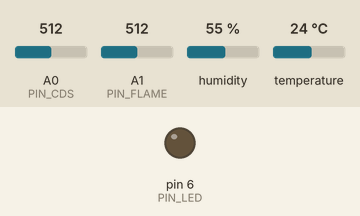
The sketch below on a simulated Arduino Uno, built with avr-gcc and run on an emulated ATmega328P. Shown: output pins drawn as LEDs (lit = HIGH). Inputs (shaded band) come from the test bench; at power-on: A1 (PIN_FLAME) = 512, A0 (PIN_CDS) = 512, humidity 55 %, temperature 24 °C. The modem accepts every AT command (registered, SIM ready, sends succeed) and sends nothing else; what the sketch prints to the serial monitor is not drawn.

Above: at 10.1 s.
10.2 s: A1 (PIN_FLAME) set to 56
20.3 s: A1 (PIN_FLAME) set to 48
21.8 s: A1 (PIN_FLAME) set to 306
At 25.67 s:
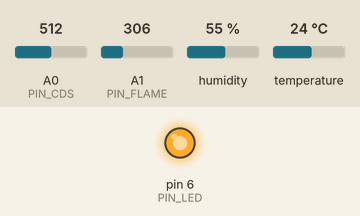
Timing chart, 0 to 38.3 s (numbered marks = the images above; inputs shaded):
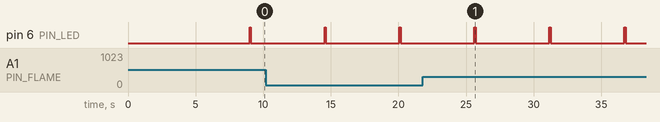

Measured:
- after the input at 20.3 s, every drawn part: stays the same
- after the input at 21.8 s, pin 6 (PIN_LED): alternates HIGH for 0.10 s and LOW for 5.4 s, starting after 3.8 s
- by itself, pin 6 (PIN_LED): alternates HIGH for 0.10 s and LOW for 5.4 s

The sketch:

arduino_pj.ino
```cpp
/*
 * SmartFarm Arduino Client v2
 * - ID: 5  (idpasswd.txt 기준)
 * - 기존 iot_server.c 프로토콜 사용
 *
 * 통신 프로토콜:
 *   로그인:   [5:PASSWD]
 *   센서전송: [KJH_SQL]SENSOR@조도@온도@습도@불꽃
 *   서버응답: [5]New connected! ...
 *
 * 핀 연결:
 *   ESP-01 TX  → D2 (SoftwareSerial RX)
 *   ESP-01 RX  → D3 (SoftwareSerial TX, 분압회로)
 *   ESP-01 VCC → 3.3V
 *   ESP-01 GND → GND
 *   DHT11      → D4
 *   불꽃센서   → D5 (DO, LOW=감지)
 *   LED        → D6
 *   CDS        → A0
 */

#include <SoftwareSerial.h>
#include <DHT.h>

/* ─── 수정 필요 ─── */
#define SERVER_IP    "10.10.16.65"   /* 라즈베리파이 IP */
#define SERVER_PORT  9000
#define WIFI_SSID    "KCCI601"
#define WIFI_PASS    "@kcci601@"

/* ─── 고정 설정 ─── */
#define MY_ID        "5"
#define MY_PASS      "PASSWD"
#define TARGET_SQL   "KJH_SQL"       /* sensor_device 클라이언트 ID */

#define PIN_ESP_RX   2
#define PIN_ESP_TX   3
#define PIN_DHT      4
#define PIN_FLAME    A1
#define PIN_LED      6
#define PIN_CDS      A0

#define DHT_TYPE     DHT11
#define SEND_MS      5000

/* ─── 객체 ─── */
SoftwareSerial espSerial(PIN_ESP_RX, PIN_ESP_TX);
DHT dht(PIN_DHT, DHT_TYPE);

/* ─── 전역 ─── */
static bool     g_wifi_ok   = false;
static bool     g_tcp_ok    = false;
static uint32_t g_last_send = 0;

/* ════════════════════════════════
 *  AT 헬퍼
 * ════════════════════════════════ */
static bool at_wait(const char *expect, uint32_t ms)
{
    String resp = "";
    uint32_t start = millis();
    while (millis() - start < ms) {
        if (espSerial.available()) {
            char c = espSerial.read();
            resp += c;
            if (resp.indexOf(expect) >= 0) return true;
            if (resp.indexOf("ERROR")  >= 0) return false;
        }
    }
    return false;
}

static bool at_cmd(const char *cmd, const char *expect,
                   uint32_t ms = 3000)
{
    espSerial.println(cmd);
    return at_wait(expect, ms);
}

/* ════════════════════════════════
 *  WiFi 초기화
 * ════════════════════════════════ */
static bool wifi_init(void)
{
    espSerial.begin(9600);
    delay(500);

    Serial.println("[ESP] 리셋 중...");
    if (!at_cmd("AT+RST", "ready", 5000)) {
        Serial.println("[ESP] 리셋 실패");
        return false;
    }
    delay(1000);

    at_cmd("ATE0",        "OK");
    at_cmd("AT+CWMODE=1", "OK");

    char cmd[128];
    snprintf(cmd, sizeof(cmd),
             "AT+CWJAP=\"%s\",\"%s\"", WIFI_SSID, WIFI_PASS);

    Serial.println("[ESP] WiFi 연결 중...");
    if (!at_cmd(cmd, "WIFI GOT IP", 15000)) {
        Serial.println("[ESP] WiFi 실패");
        return false;
    }
    at_cmd("AT+CIPMUX=0", "OK");
    Serial.println("[ESP] WiFi 연결 성공!");
    return true;
}

/* ════════════════════════════════
 *  TCP 연결 + 로그인
 * ════════════════════════════════ */
static bool tcp_connect(void)
{
    char cmd[128];
    snprintf(cmd, sizeof(cmd),
             "AT+CIPSTART=\"TCP\",\"%s\",%d",
             SERVER_IP, SERVER_PORT);

    Serial.println("[TCP] 서버 연결 중...");
    if (!at_cmd(cmd, "CONNECT", 10000)) {
        Serial.println("[TCP] 연결 실패");
        return false;
    }
    delay(300);

    /* 로그인: [5:PASSWD] */
    char login[32];
    snprintf(login, sizeof(login), "[%s:%s]", MY_ID, MY_PASS);

    char cipsend[32];
    snprintf(cipsend, sizeof(cipsend),
             "AT+CIPSEND=%d", (int)strlen(login));
    espSerial.println(cipsend);
    if (!at_wait(">", 3000)) {
        Serial.println("[TCP] CIPSEND 실패");
        return false;
    }
    espSerial.print(login);
    if (!at_wait("SEND OK", 5000)) {
        Serial.println("[TCP] 로그인 전송 실패");
        return false;
    }

    /* 서버 응답 대기: "New connected" */
    if (!at_wait("connected", 5000)) {
        Serial.println("[TCP] 서버 응답 없음");
        return false;
    }

    Serial.println("[TCP] 로그인 성공!");
    return true;
}

/* ════════════════════════════════
 *  TCP 전송
 * ════════════════════════════════ */
static bool tcp_send(const char *msg)
{
    char cmd[32];
    snprintf(cmd, sizeof(cmd),
             "AT+CIPSEND=%d", (int)strlen(msg));
    espSerial.println(cmd);
    if (!at_wait(">", 3000)) return false;
    espSerial.print(msg);
    return at_wait("SEND OK", 5000);
}

/* ════════════════════════════════
 *  서버 수신 처리
 *  CMD:LED:ON / CMD:PUMP:ON 등
 * ════════════════════════════════ */
static void process_incoming(void)
{
    if (!espSerial.available()) return;

    String line = espSerial.readStringUntil('\n');
    line.trim();

    if (line.indexOf("CLOSED") >= 0) {
        g_tcp_ok = false;
        Serial.println("[TCP] 연결 끊김");
        return;
    }

    if (!line.startsWith("+IPD,")) return;
    int colon = line.indexOf(':');
    if (colon < 0) return;

    String data = line.substring(colon + 1);
    data.trim();
    Serial.print("[RX] "); Serial.println(data);

    /* CMD:LED:ON 형식 처리 */
    if (data.startsWith("CMD:")) {
        String action = data.substring(4);
        if (action.equalsIgnoreCase("LED:ON")) {
            digitalWrite(PIN_LED, HIGH);
        } else if (action.equalsIgnoreCase("LED:OFF")) {
            digitalWrite(PIN_LED, LOW);
        }
        /* 필요 시 추가 명령 여기에 */
    }
}

/* ════════════════════════════════
 *  센서 읽기 + 전송
 *  형식: [KJH_SQL]SENSOR@illu@temp@humi@flame
 * ════════════════════════════════ */
static void read_and_send(void)
{
    float temp = dht.readTemperature();
    float humi = dht.readHumidity();
    if (isnan(temp) || isnan(humi)) {
        Serial.println("[DHT] 읽기 실패");
        temp = 0.0f; humi = 0.0f;
    }

    int light = analogRead(PIN_CDS);

  int flame = (analogRead(A1) > 50) ? 1 : 0;

    if (flame) {
        /* 화재 시 LED 점멸 */
        digitalWrite(PIN_LED, HIGH); delay(100);
        digitalWrite(PIN_LED, LOW);
        Serial.println("[경고] 화재 감지!");
        Serial.print("[FLAME RAW] ");
Serial.println(analogRead(A1));
    }

  char pkt[100];
char s_temp[10], s_humi[10];

// float을 문자열로 변환
dtostrf(temp, 4, 2, s_temp);
dtostrf(humi, 4, 2, s_humi);

snprintf(pkt, sizeof(pkt),
         "[%s]SENSOR@%d@%s@%s@%d\n",
         TARGET_SQL, light, s_temp, s_humi, flame);

    Serial.print("[TX] "); Serial.print(pkt);

    if (!g_tcp_ok) {
        g_tcp_ok = tcp_connect();
        if (!g_tcp_ok) return;
    }

    if (!tcp_send(pkt)) {
        Serial.println("[TX] 전송 실패 → 재연결");
        g_tcp_ok = false;
    }
}

/* ════════════════════════════════
 *  setup / loop
 * ════════════════════════════════ */
void setup(void)
{
    Serial.begin(9600);
    pinMode(PIN_FLAME, INPUT);
    pinMode(PIN_LED,   OUTPUT);
    pinMode(PIN_DHT, INPUT_PULLUP);
    digitalWrite(PIN_LED, LOW);
    dht.begin();
    delay(2000);

    Serial.println("=== SmartFarm Arduino [ID:5] ===");
    Serial.print("Server: "); Serial.print(SERVER_IP);
    Serial.print(":"); Serial.println(SERVER_PORT);

    g_wifi_ok = wifi_init();
    while (!g_wifi_ok) {
        Serial.println("[오류] WiFi 실패 → 10초 후 재시도");
        delay(10000);
        g_wifi_ok = wifi_init();
    }
    g_tcp_ok = tcp_connect();
}

void loop(void)
{
    process_incoming();

    uint32_t now = millis();
    if (now - g_last_send >= SEND_MS) {
        g_last_send = now;
        if (g_wifi_ok) read_and_send();
        else           g_wifi_ok = wifi_init();
    }
}
```
